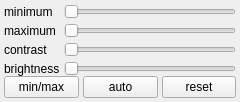
<?xml version="1.0" encoding="UTF-8"?>
<ui version="4.0">
 <class>Form</class>
 <widget class="QWidget" name="Form">
  <property name="geometry">
   <rect>
    <x>0</x>
    <y>0</y>
    <width>240</width>
    <height>140</height>
   </rect>
  </property>
  <property name="sizePolicy">
   <sizepolicy hsizetype="MinimumExpanding" vsizetype="Minimum">
    <horstretch>0</horstretch>
    <verstretch>0</verstretch>
   </sizepolicy>
  </property>
  <property name="maximumSize">
   <size>
    <width>16777125</width>
    <height>16777215</height>
   </size>
  </property>
  <property name="windowTitle">
   <string>Form</string>
  </property>
  <layout class="QVBoxLayout" name="verticalLayout_2" stretch="0">
   <property name="spacing">
    <number>4</number>
   </property>
   <property name="sizeConstraint">
    <enum>QLayout::SetMaximumSize</enum>
   </property>
   <property name="margin">
    <number>4</number>
   </property>
   <item>
    <layout class="QVBoxLayout" name="vbox">
     <property name="spacing">
      <number>0</number>
     </property>
     <property name="leftMargin">
      <number>0</number>
     </property>
     <property name="topMargin">
      <number>0</number>
     </property>
     <property name="rightMargin">
      <number>0</number>
     </property>
     <item>
      <layout class="QGridLayout" name="gbox">
       <property name="spacing">
        <number>4</number>
       </property>
       <item row="0" column="1">
        <widget class="QSlider" name="minimum">
         <property name="sizePolicy">
          <sizepolicy hsizetype="MinimumExpanding" vsizetype="Fixed">
           <horstretch>0</horstretch>
           <verstretch>0</verstretch>
          </sizepolicy>
         </property>
         <property name="orientation">
          <enum>Qt::Horizontal</enum>
         </property>
         <property name="tickPosition">
          <enum>QSlider::NoTicks</enum>
         </property>
        </widget>
       </item>
       <item row="3" column="0">
        <widget class="QLabel" name="brigthLbl">
         <property name="sizePolicy">
          <sizepolicy hsizetype="Preferred" vsizetype="Preferred">
           <horstretch>0</horstretch>
           <verstretch>0</verstretch>
          </sizepolicy>
         </property>
         <property name="text">
          <string>brightness</string>
         </property>
        </widget>
       </item>
       <item row="1" column="1">
        <widget class="QSlider" name="maximum">
         <property name="sizePolicy">
          <sizepolicy hsizetype="MinimumExpanding" vsizetype="Fixed">
           <horstretch>0</horstretch>
           <verstretch>0</verstretch>
          </sizepolicy>
         </property>
         <property name="orientation">
          <enum>Qt::Horizontal</enum>
         </property>
        </widget>
       </item>
       <item row="3" column="1">
        <widget class="QSlider" name="brightness">
         <property name="sizePolicy">
          <sizepolicy hsizetype="MinimumExpanding" vsizetype="Fixed">
           <horstretch>0</horstretch>
           <verstretch>0</verstretch>
          </sizepolicy>
         </property>
         <property name="orientation">
          <enum>Qt::Horizontal</enum>
         </property>
        </widget>
       </item>
       <item row="2" column="0">
        <widget class="QLabel" name="contrastLbl">
         <property name="sizePolicy">
          <sizepolicy hsizetype="Preferred" vsizetype="Preferred">
           <horstretch>0</horstretch>
           <verstretch>0</verstretch>
          </sizepolicy>
         </property>
         <property name="text">
          <string>contrast</string>
         </property>
        </widget>
       </item>
       <item row="0" column="0">
        <widget class="QLabel" name="minLbl">
         <property name="sizePolicy">
          <sizepolicy hsizetype="Maximum" vsizetype="Preferred">
           <horstretch>0</horstretch>
           <verstretch>0</verstretch>
          </sizepolicy>
         </property>
         <property name="text">
          <string>minimum</string>
         </property>
        </widget>
       </item>
       <item row="2" column="1">
        <widget class="QSlider" name="contrast">
         <property name="sizePolicy">
          <sizepolicy hsizetype="MinimumExpanding" vsizetype="Fixed">
           <horstretch>0</horstretch>
           <verstretch>0</verstretch>
          </sizepolicy>
         </property>
         <property name="orientation">
          <enum>Qt::Horizontal</enum>
         </property>
        </widget>
       </item>
       <item row="1" column="0">
        <widget class="QLabel" name="maxLbl">
         <property name="sizePolicy">
          <sizepolicy hsizetype="Preferred" vsizetype="Preferred">
           <horstretch>0</horstretch>
           <verstretch>0</verstretch>
          </sizepolicy>
         </property>
         <property name="text">
          <string>maximum</string>
         </property>
        </widget>
       </item>
      </layout>
     </item>
     <item>
      <layout class="QHBoxLayout" name="hbox">
       <property name="spacing">
        <number>4</number>
       </property>
       <item>
        <widget class="QPushButton" name="minMaxBtn">
         <property name="sizePolicy">
          <sizepolicy hsizetype="MinimumExpanding" vsizetype="Fixed">
           <horstretch>0</horstretch>
           <verstretch>0</verstretch>
          </sizepolicy>
         </property>
         <property name="text">
          <string>min/max</string>
         </property>
        </widget>
       </item>
       <item>
        <widget class="QPushButton" name="autoBtn">
         <property name="text">
          <string>auto</string>
         </property>
        </widget>
       </item>
       <item>
        <widget class="QPushButton" name="resetBtn">
         <property name="sizePolicy">
          <sizepolicy hsizetype="MinimumExpanding" vsizetype="Fixed">
           <horstretch>0</horstretch>
           <verstretch>0</verstretch>
          </sizepolicy>
         </property>
         <property name="text">
          <string>reset</string>
         </property>
        </widget>
       </item>
      </layout>
     </item>
    </layout>
   </item>
  </layout>
 </widget>
 <resources/>
 <connections/>
</ui>
